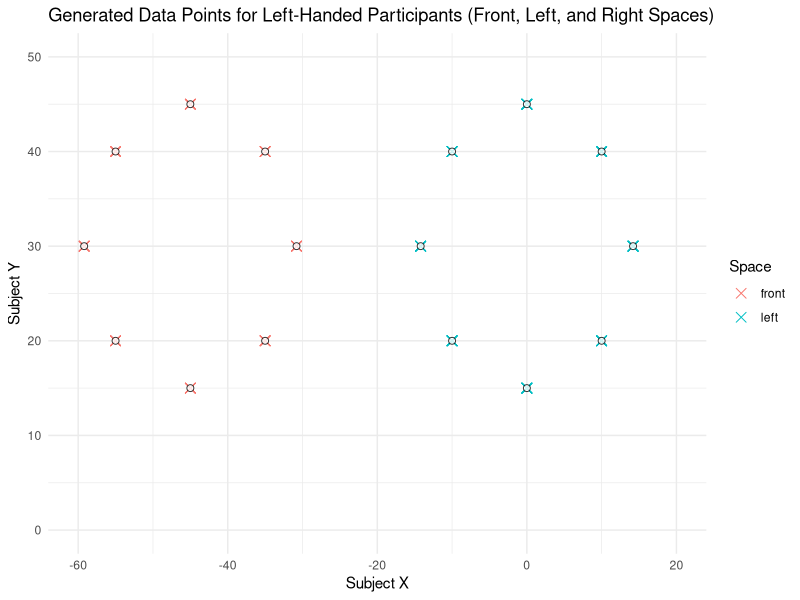
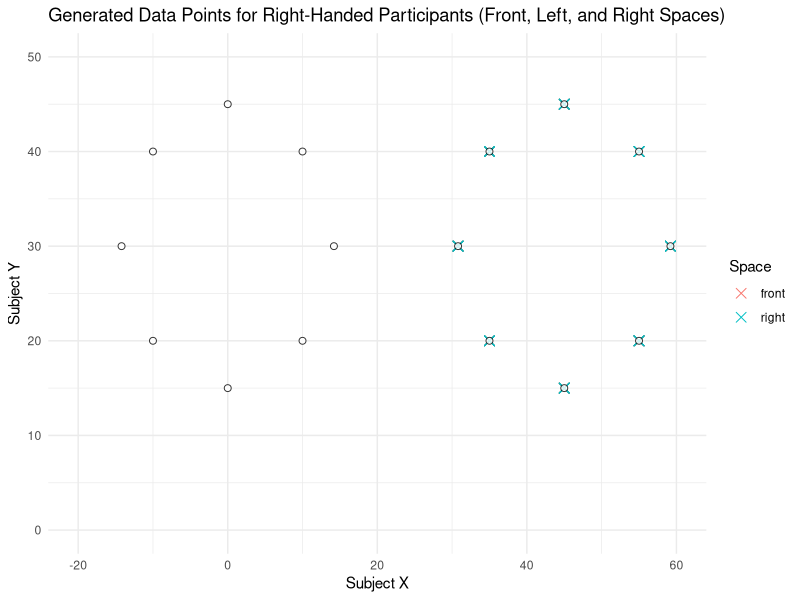

Write the R code that produced these figures, in order.
library(ggplot2)
library(dplyr)
set.seed(123)

# Define reference points for different spatial positions
base_points <- data.frame(
  ref_x = c(0, 0, 10, -10, 10, -10, 14.2, -14.2),  # Base reference x-coordinates
  ref_y = c(15, 45, 20, 20, 40, 40, 30, 30)  # Base reference y-coordinates
  # ref_x and ref_y values represent different spatial positions:
  # (0, 15) - Front
  # (0, 45) - Front (further)
  # (10, 20) - Oblique right
  # (-10, 20) - Oblique left
  # (10, 40) - Right
  # (-10, 40) - Left
  # (14.2, 30) - Extreme right oblique
  # (-14.2, 30) - Extreme left oblique
)

# Parameters for generating subject data points
# Adjusted based on the provided deviations for different conditions
mean_subject_x_left_handed_front <- c(0, 0, 0, 0, 0, 0, 0, 0)  # Adjusted means for left-handed X-axis (front positions)
mean_subject_y_left_handed_front <- c(0, 0, 0, 0, 0, 0, 0, 0)  # Adjusted means for left-handed Y-axis (front positions)
mean_subject_x_right_handed_front <- c(0, 0, 0, 0, 0, 0, 0, 0)  # Adjusted means for right-handed X-axis (front positions)
mean_subject_y_right_handed_front <- c(0, 0, 0, 0, 0, 0, 0, 0)  # Adjusted means for right-handed Y-axis (front positions)

sd_subject_x_left_handed_front <- c(0, 0, 0, 0, 0, 0, 0, 0)  # Standard deviations for left-handed X-axis (front positions)
sd_subject_y_left_handed_front <- c(0, 0, 0, 0, 0, 0, 0, 0)  # Standard deviations for left-handed Y-axis (front positions)
sd_subject_x_right_handed_front <- c(0, 0, 0, 0, 0, 0, 0, 0)  # Standard deviations for right-handed X-axis (front positions)
sd_subject_y_right_handed_front <- c(0, 0, 0, 0, 0, 0, 0, 0)  # Standard deviations for right-handed Y-axis (front positions)

mean_subject_x_left <- c(0,0,0,0,0,0,0,0)  # Adjusted means for left-handed X-axis (other positions)
mean_subject_y_left <- c(0,0,0,0,0,0,0,0)  # Adjusted means for left-handed Y-axis (other positions)
sd_subject_x_left <- c(0,0,0,0,0,0,0,0)  # Standard deviations for left-handed X-axis
sd_subject_y_left <- c(0,0,0,0,0,0,0,0)  # Standard deviations for left-handed Y-axis

mean_subject_x_right <- c(0,0,0,0,0,0,0,0)  # Adjusted means for right-handed X-axis (other positions)
mean_subject_y_right <- c(0,0,0,0,0,0,0,0)  # Adjusted means for right-handed Y-axis (other positions)
sd_subject_x_right <- c(0,0,0,0,0,0,0,0)  # Standard deviations for right-handed X-axis
sd_subject_y_right <- c(0,0,0,0,0,0,0,0)  # Standard deviations for right-handed Y-axis


# Randomized means and standard deviations for left-handed and right-handed positions

# # Left-handed (other positions)
# mean_subject_x_left <- c(-0.24, 1.63, -0.15, 2.05, -0.17, 1.48, -0.21, 1.33)
# mean_subject_y_left <- c(-0.29, 1.72, -0.16, 2.01, -0.12, 1.54, -0.18, 1.89)
# sd_subject_x_left <- c(0.23, 1.78, 0.18, 2.05, 0.21, 1.62, 0.24, 1.55)
# sd_subject_y_left <- c(0.34, 1.88, 0.22, 2.08, 0.27, 1.71, 0.26, 1.81)
# 
# # Right-handed (other positions)
# mean_subject_x_right <- c(0.26, 1.79, -0.21, 2.15, -0.18, 1.55, -0.28, 1.40)
# mean_subject_y_right <- c(-0.31, 1.74, -0.19, 1.99, -0.11, 1.63, -0.17, 1.97)
# sd_subject_x_right <- c(0.28, 1.86, 0.21, 2.12, 0.24, 1.58, 0.29, 1.68)
# sd_subject_y_right <- c(0.36, 1.96, 0.25, 2.18, 0.31, 1.76, 0.27, 1.87)



# mean_subject_x_left <- c(-0.21, 1.59, -0.18, 2.04, -0.18, 1.43, -0.24, 1.29)  # Adjusted means for left-handed X-axis (other positions)
# mean_subject_y_left <- c(-0.31, 1.67, -0.19, 1.94, -0.14, 1.57, -0.13, 1.91)  # Adjusted means for left-handed Y-axis (other positions)
# sd_subject_x_left <- c(0.2, 1.8, 0.19, 2.0, 0.2, 1.5, 0.25, 1.6)  # Standard deviations for left-handed X-axis
# sd_subject_y_left <- c(0.3, 1.9, 0.21, 2.1, 0.25, 1.7, 0.22, 1.8)  # Standard deviations for left-handed Y-axis
# 
# mean_subject_x_right <- c(0.25, 1.75, -0.2, 2.1, -0.15, 1.5, -0.3, 1.35)  # Adjusted means for right-handed X-axis (other positions)
# mean_subject_y_right <- c(-0.28, 1.7, -0.22, 1.96, -0.12, 1.6, -0.15, 1.95)  # Adjusted means for right-handed Y-axis (other positions)
# sd_subject_x_right <- c(0.25, 1.85, 0.2, 2.1, 0.22, 1.55, 0.3, 1.65)  # Standard deviations for right-handed X-axis
# sd_subject_y_right <- c(0.35, 1.95, 0.23, 2.15, 0.28, 1.75, 0.24, 1.85)  # Standard deviations for right-handed Y-axis

# Set number of repetitions for each spatial position
reps_front <- 2  # Number of repetitions for front space
reps_side <- 3  # Number of repetitions for side spaces
numOfPoints <- length(base_points$ref_x)
participantCount <- 1:6

# Add tags to participants
participant_tags <- data.frame(
  ID = participantCount,
  hand = rep(c("left-handed", "right-handed"), length.out = length(participantCount))  # Assign tags to each participant
)

# Initialize an empty data frame to accumulate rows
my_data <- data.frame(ID = integer(), subjectX = numeric(), subjectY = numeric(), ref_x = numeric(), ref_y = numeric(), hand = character(), space = character())

# Add rows to the data frame in a loop
for (i in participantCount) {
  cat("Processing participant ID:", i, "\n")  # Debug log for participant ID
  for (j in 1:numOfPoints) {
    cat("  Processing reference point index:", j, "\n")  # Debug log for reference point index
    # Add front space points (2 repetitions)
    for (k in 1:reps_front) {
      cat("    Adding front space repetition:", k, "\n")  # Debug log for front space repetition
      rowToAdd <- data.frame(
        ID = i,
        subjectX = rnorm(1, mean = base_points$ref_x[j] + ifelse(participant_tags$hand[i] == 'right-handed', mean_subject_x_right_handed_front[j] + 45, mean_subject_x_left_handed_front[j] - 45), sd = ifelse(participant_tags$hand[i] == 'right-handed', sd_subject_x_right_handed_front[j], sd_subject_x_left_handed_front[j])),  # Generate random X coordinate based on mean and sd
        subjectY = rnorm(1, mean = base_points$ref_y[j] + ifelse(participant_tags$hand[i] == 'left-handed', mean_subject_y_left_handed_front[j], mean_subject_y_right_handed_front[j]), sd = ifelse(participant_tags$hand[i] == 'left-handed', sd_subject_y_left_handed_front[j], sd_subject_y_right_handed_front[j])),  # Generate random Y coordinate based on mean and sd
        ref_x = base_points$ref_x[j] + ifelse(participant_tags$hand[i] == 'right-handed', 45, -45),  # Reference X coordinate with correct offset for handedness
        ref_y = base_points$ref_y[j],  # Reference Y coordinate
        hand = participant_tags$hand[i],  # Participant handedness
        space = "front"  # Space type: front
      )
      my_data <- rbind(my_data, rowToAdd)  # Append row to data frame
    }
    # Add side space points (3 repetitions for left/right based on handedness)
    if (participant_tags$hand[i] == "right-handed") {
      for (k in 1:reps_side) {
        cat("    Adding right space repetition:", k, "\n")  # Debug log for right space repetition
        rowToAdd <- data.frame(
          ID = i,
          subjectX = rnorm(1, mean = base_points$ref_x[j] + ifelse(participant_tags$hand[i] == 'right-handed', mean_subject_x_right[j] + 45, mean_subject_x_left[j] - 45), sd = ifelse(participant_tags$hand[i] == 'right-handed', sd_subject_x_right[j], sd_subject_x_left[j])),  # Generate random X coordinate for right-handed participants
          subjectY = rnorm(1, mean = base_points$ref_y[j] + ifelse(participant_tags$hand[i] == 'left-handed', mean_subject_y_left[j], mean_subject_y_right[j]), sd = ifelse(participant_tags$hand[i] == 'left-handed', sd_subject_y_left[j], sd_subject_y_right[j])),  # Generate random Y coordinate
          ref_x = base_points$ref_x[j] + ifelse(participant_tags$hand[i] == 'right-handed', 45, -45),  # Reference X coordinate with correct offset for handedness
          ref_y = base_points$ref_y[j],  # Reference Y coordinate
          hand = participant_tags$hand[i],  # Participant handedness
          space = "right"  # Space type: right
        )
        my_data <- rbind(my_data, rowToAdd)  # Append row to data frame
      }
    } else {
      for (k in 1:reps_side) {
        cat("    Adding left space repetition:", k, "\n")  # Debug log for left space repetition
        rowToAdd <- data.frame(
          ID = i,
          subjectX = rnorm(1, mean = base_points$ref_x[j] + ifelse(participant_tags$hand[i] == 'left-handed', mean_subject_x_left[j], mean_subject_x_right[j]), sd = ifelse(participant_tags$hand[i] == 'left-handed', sd_subject_x_left[j], sd_subject_x_right[j])),  # Generate random X coordinate for left-handed participants
          subjectY = rnorm(1, mean = base_points$ref_y[j] + ifelse(participant_tags$hand[i] == 'left-handed', mean_subject_y_left[j], mean_subject_y_right[j]), sd = ifelse(participant_tags$hand[i] == 'left-handed', sd_subject_y_left[j], sd_subject_y_right[j])),  # Generate random Y coordinate
          ref_x = base_points$ref_x[j],  # Reference X coordinate with offset for left space
          ref_y = base_points$ref_y[j],  # Reference Y coordinate
          hand = participant_tags$hand[i],  # Participant handedness
          space = "left"  # Space type: left
        )
        my_data <- rbind(my_data, rowToAdd)  # Append row to data frame
      }
    }
  }
}

# Display the final data frame
print("Final data frame:")  # Debug log for displaying the final data frame
print(my_data)

# Write the final data frame to a CSV file
write.csv(my_data, file = "my_data.csv", row.names = FALSE)

# Create separate scatter plots for left-handed and right-handed participants, including front, left, and right data
my_data_left <- my_data %>% filter(hand == "left-handed")  # Filter data for left-handed participants
my_data_right <- my_data %>% filter(hand == "right-handed")  # Filter data for right-handed participants

# Plot for left-handed participants including front, left, and right spaces
print("Creating plot for left-handed participants")  # Debug log for plotting left-handed participants
ggplot(my_data_left, aes(x = subjectX, y = subjectY)) +
  geom_point(aes(color = space), size = 3, shape = 4) +  # Plot data points as 'x'
  geom_point(data = base_points, aes(x = ref_x, y = ref_y), color = "black", size = 2, shape = 21, fill = "white", alpha = 0.8) +  # Plot reference points as white circles
  geom_point(data = transform(base_points, ref_x = base_points$ref_x - 45), aes(x = ref_x, y = ref_y), color = "black", size = 2, shape = 21, fill = "white", alpha = 0.8) +  # Offset reference points for left space
  labs(
    x = "Subject X",
    y = "Subject Y",
    title = "Generated Data Points for Left-Handed Participants (Front, Left, and Right Spaces)",
    color = "Space"
  ) +
  theme_minimal() +
  xlim(-60, 20) +
  ylim(0, 50)

# Plot for right-handed participants including front, left, and right spaces
print("Creating plot for right-handed participants")  # Debug log for plotting right-handed participants
ggplot(my_data_right, aes(x = subjectX, y = subjectY)) +
  geom_point(aes(color = space), size = 3, shape = 4) +  # Plot data points as 'x'
  geom_point(data = base_points, aes(x = ref_x, y = ref_y), color = "black", size = 2, shape = 21, fill = "white", alpha = 0.8) +  # Plot reference points as white circles
  geom_point(data = transform(base_points, ref_x = base_points$ref_x + 45), aes(x = ref_x, y = ref_y), color = "black", size = 2, shape = 21, fill = "white", alpha = 0.8) +  # Offset reference points for right space
  labs(
    x = "Subject X",
    y = "Subject Y",
    title = "Generated Data Points for Right-Handed Participants (Front, Left, and Right Spaces)",
    color = "Space"
  ) +
  theme_minimal() +
  xlim(-20, 60) +
  ylim(0, 50)
